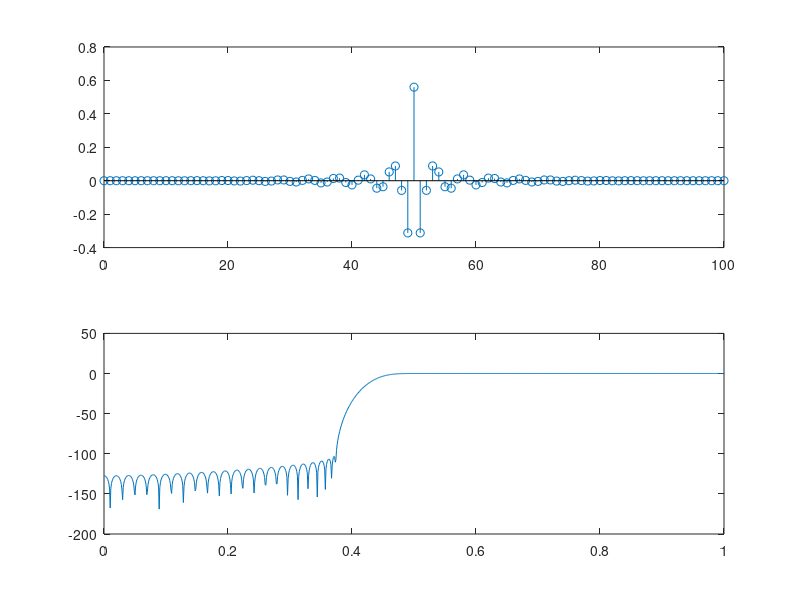
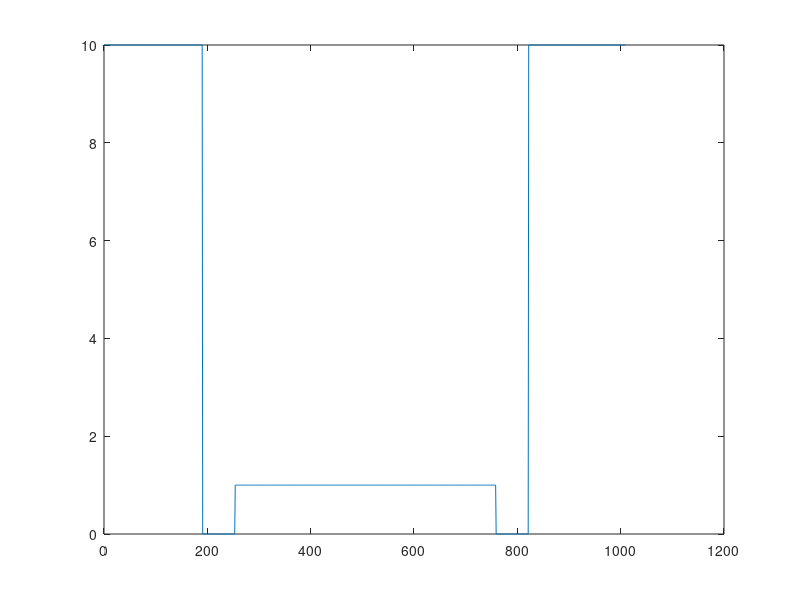

Here is the MATLAB script that generated these plots, in order:
Omegap = pi/2; Omegas = 3*pi/8;
Lh = 101; K = 10*Lh; k = (0:K-1); Omegak = k*2*pi/K;
Q = 10.0*(Omegak<=Omegas)+1.0*(Omegak>=Omegap);
Q(fix(K/2)+2:end) = Q(round(K/2):-1:2);
Hd = 1.0*(Omegak>=Omegap).*exp(-1j*k*pi*(Lh-1)/K);
Hd(fix(K/2)+2:end) = conj(Hd(round(K/2):-1:2));
l = (0:Lh-1)'; a = exp(1j*l*Omegak)*Q.'/K; b = exp(1j*l*Omegak)*(Hd.*Q/K).';
A = toeplitz(a); h = (A\b);
n = (0:Lh-1)'; subplot(211); stem(n,h);
Omega = linspace(0,pi,1001); H = polyval(h,exp(1j*Omega)).*exp(-1j*(Lh-1)*Omega);
subplot(212); plot(Omega/pi,20*log10(abs(H)));
deltap = 2*max(abs(abs(H(Omega>=Omegap))-1))
deltas = max(abs(H(Omega<=Omegas)))

figure;
plot(Q);